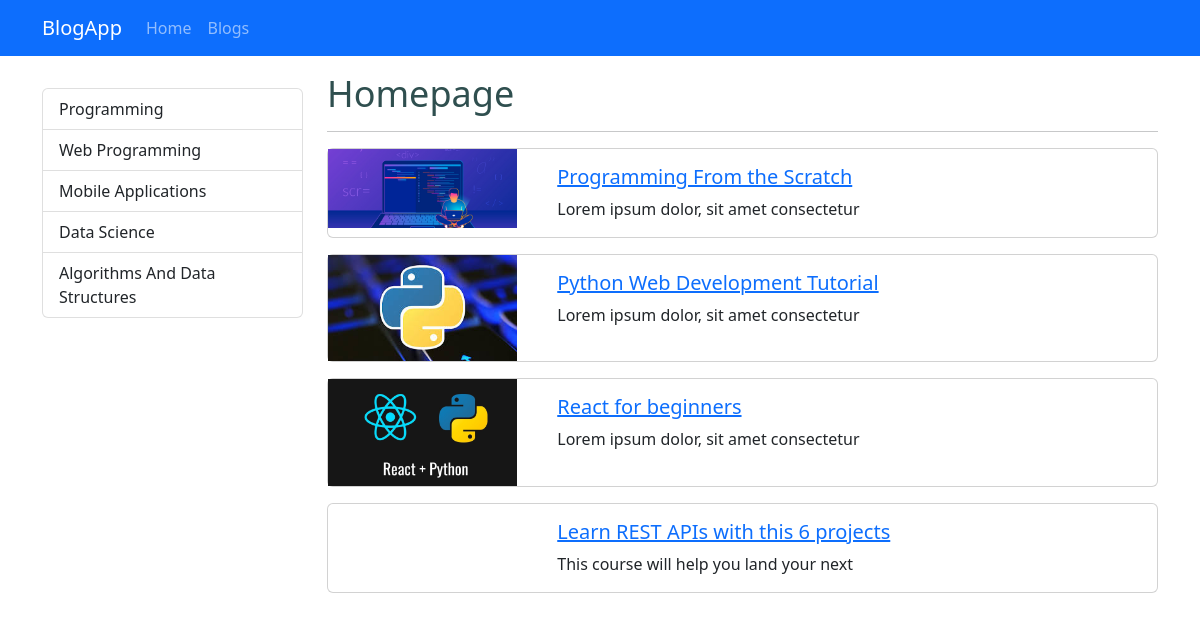
The app's page /, older data.
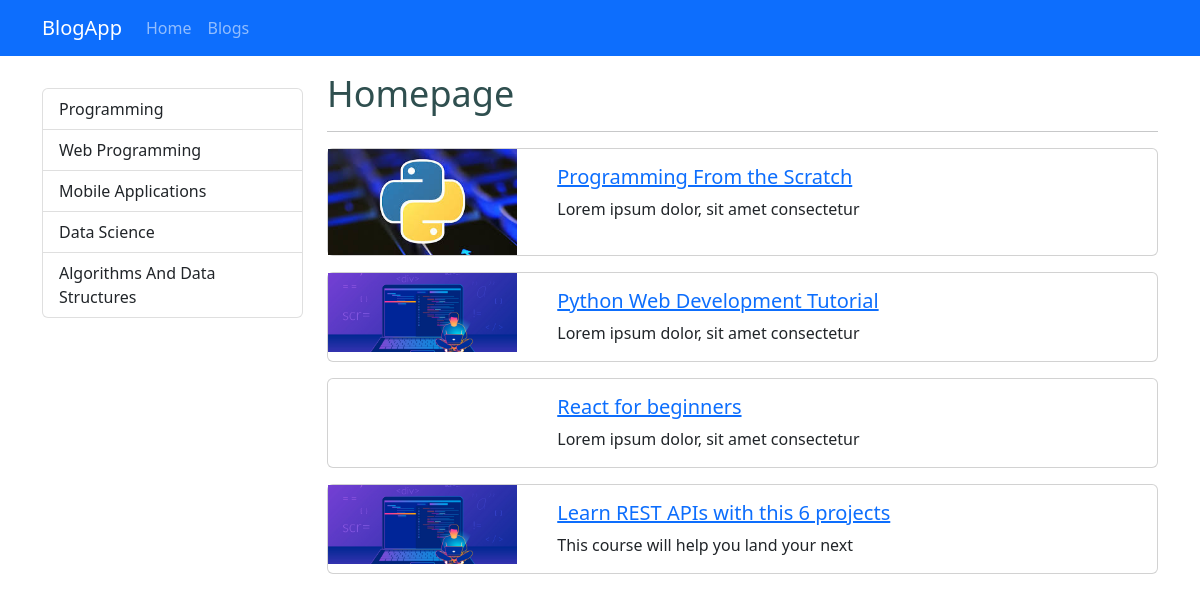
The same page, newer data.
### blog/models.py (models this page shows, shortened)
class Blog(models.Model):
    title = models.CharField(max_length=200)
    image = models.ImageField(upload_to="blogs")
    is_active = models.BooleanField()
    is_home = models.BooleanField()
    description = RichTextField()
    categories = models.ManyToManyField(Category, blank=True)
    '''
        At first I had some values inside of the table so first set
        the parameters in a way that accepts rows that doesn't have a value for
        slug field and migrate the changes
    '''
    slug = models.SlugField(null=False, blank=True, unique=True, db_index=True, editable=False)

### blog/views.py (the view)
# urls.py: path("", views.index, name="home"),
def index(request):
    context = {
        'blogs': Blog.objects.filter(is_active=True, is_home=True),
        'categories': Category.objects.all()
    }
    return render(request, "blog/index.html", context)

### blog/templates/blog/index.html (shortened to what this page needs)
{% extends "base.html" %}
{% load static %}
{% block css_files %}
<link rel="stylesheet" href="{% static 'blog/css/style.css'%}">
{% endblock %}
{% block content %}
<div class="container mt-3">
    <div class="row">
        <div class="col-3 mt-3">
            {% include 'partials/_categories.html' %}
        </div>
        <div class="col-9">
            <h1>Homepage</h1>
            <hr>
            {% for blog in blogs %}
                {% include 'blog/partials/_blog.html' %}
            {% endfor %}
        </div>
    </div>
</div>
{% endblock %}

### blog/templates/blog/partials/_blog.html
{% load static %}
<div class="card mb-3">
    <div class="row">
        <div class="col-md-3">
            <img src="{{ blog.image.url }}" alt="" class="img-fluid">
        </div>
        <div class="col-md-9">
            <div class="card-body">
                <h5 class="card-title">
                    <a href="{% url 'blog_details' blog.slug %}">
                        {{ blog.title }}
                    </a>
                </h5>
                <p class="card-text">{{ blog.description|striptags|slice:"0:40" }}</p>
            </div>
        </div>
    </div>
</div>

Row changes from the older to the newer data that the page shows:
changed Blog "Programming From the Scratch": image: a different picture
changed Blog "Python Web Development Tutorial": image: a different picture
changed Blog "React for beginners": image: picture removed
changed Blog "Learn REST APIs with this 6 projects": image: picture added
